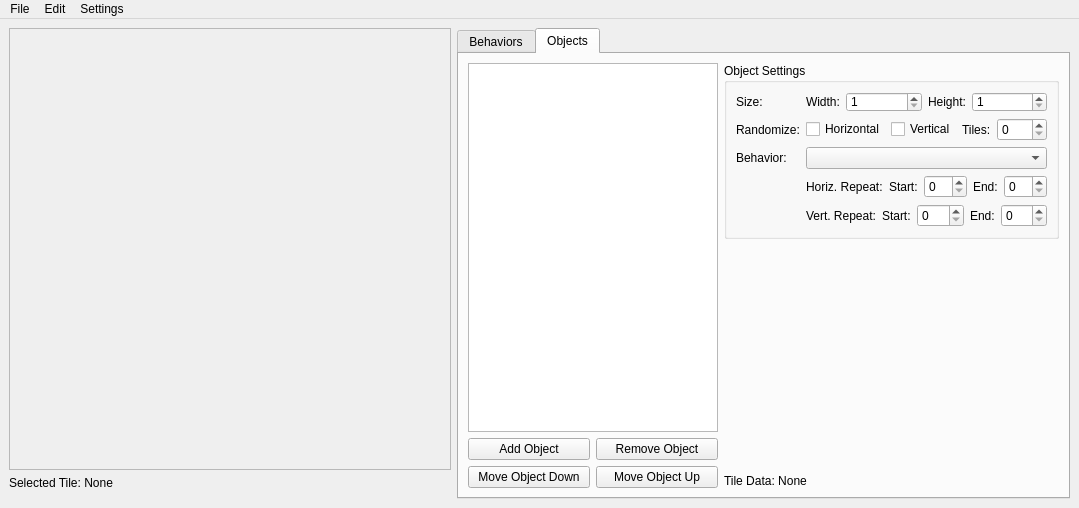
<?xml version="1.0" encoding="UTF-8"?>
<ui version="4.0">
 <class>TilesetEditorWindow</class>
 <widget class="QMainWindow" name="TilesetEditorWindow">
  <property name="geometry">
   <rect>
    <x>0</x>
    <y>0</y>
    <width>1058</width>
    <height>508</height>
   </rect>
  </property>
  <property name="windowTitle">
   <string>MainWindow</string>
  </property>
  <widget class="QWidget" name="centralwidget">
   <layout class="QHBoxLayout" name="horizontalLayout_8">
    <item>
     <layout class="QVBoxLayout" name="sideBar">
      <property name="sizeConstraint">
       <enum>QLayout::SetFixedSize</enum>
      </property>
      <property name="leftMargin">
       <number>0</number>
      </property>
      <property name="topMargin">
       <number>0</number>
      </property>
      <property name="rightMargin">
       <number>0</number>
      </property>
      <property name="bottomMargin">
       <number>0</number>
      </property>
      <item>
       <widget class="QScrollArea" name="tilesetPicker">
        <property name="sizePolicy">
         <sizepolicy hsizetype="Fixed" vsizetype="Fixed">
          <horstretch>0</horstretch>
          <verstretch>0</verstretch>
         </sizepolicy>
        </property>
        <property name="minimumSize">
         <size>
          <width>442</width>
          <height>442</height>
         </size>
        </property>
        <property name="maximumSize">
         <size>
          <width>442</width>
          <height>442</height>
         </size>
        </property>
        <property name="widgetResizable">
         <bool>true</bool>
        </property>
        <widget class="QWidget" name="scrollAreaWidgetContents">
         <property name="geometry">
          <rect>
           <x>0</x>
           <y>0</y>
           <width>440</width>
           <height>440</height>
          </rect>
         </property>
        </widget>
       </widget>
      </item>
      <item>
       <widget class="QLabel" name="selectedTileLabel">
        <property name="sizePolicy">
         <sizepolicy hsizetype="Fixed" vsizetype="Preferred">
          <horstretch>0</horstretch>
          <verstretch>0</verstretch>
         </sizepolicy>
        </property>
        <property name="text">
         <string>Selected Tile: None</string>
        </property>
       </widget>
      </item>
      <item>
       <spacer name="verticalSpacer">
        <property name="orientation">
         <enum>Qt::Vertical</enum>
        </property>
        <property name="sizeHint" stdset="0">
         <size>
          <width>20</width>
          <height>40</height>
         </size>
        </property>
       </spacer>
      </item>
     </layout>
    </item>
    <item>
     <widget class="QTabWidget" name="tabWidget">
      <property name="currentIndex">
       <number>1</number>
      </property>
      <widget class="QWidget" name="behaviorsTab">
       <attribute name="title">
        <string>Behaviors</string>
       </attribute>
       <layout class="QVBoxLayout" name="verticalLayout_3">
        <item>
         <layout class="QHBoxLayout" name="horizontalLayout_2">
          <item>
           <widget class="QLabel" name="label">
            <property name="text">
             <string>Hex Data:</string>
            </property>
           </widget>
          </item>
          <item>
           <widget class="QLineEdit" name="hexLineEdit">
            <property name="text">
             <string/>
            </property>
            <property name="placeholderText">
             <string/>
            </property>
           </widget>
          </item>
         </layout>
        </item>
        <item>
         <layout class="QHBoxLayout" name="horizontalLayout_7">
          <item>
           <layout class="QVBoxLayout" name="verticalLayout">
            <item>
             <widget class="QListView" name="sBehaviorListView">
              <property name="minimumSize">
               <size>
                <width>250</width>
                <height>0</height>
               </size>
              </property>
              <property name="editTriggers">
               <set>QAbstractItemView::NoEditTriggers</set>
              </property>
             </widget>
            </item>
            <item>
             <layout class="QHBoxLayout" name="horizontalLayout_4">
              <item>
               <widget class="QLabel" name="label_3">
                <property name="minimumSize">
                 <size>
                  <width>65</width>
                  <height>0</height>
                 </size>
                </property>
                <property name="maximumSize">
                 <size>
                  <width>65</width>
                  <height>16777215</height>
                 </size>
                </property>
                <property name="text">
                 <string>Hitbox:</string>
                </property>
               </widget>
              </item>
              <item>
               <widget class="QComboBox" name="hitBoxComboBox"/>
              </item>
             </layout>
            </item>
            <item>
             <layout class="QHBoxLayout" name="horizontalLayout_5">
              <item>
               <widget class="QLabel" name="label_4">
                <property name="minimumSize">
                 <size>
                  <width>65</width>
                  <height>0</height>
                 </size>
                </property>
                <property name="maximumSize">
                 <size>
                  <width>65</width>
                  <height>16777215</height>
                 </size>
                </property>
                <property name="text">
                 <string>3D Behavior:</string>
                </property>
               </widget>
              </item>
              <item>
               <widget class="QComboBox" name="depthComboBox"/>
              </item>
             </layout>
            </item>
           </layout>
          </item>
          <item>
           <layout class="QVBoxLayout" name="verticalLayout_2">
            <item>
             <widget class="QListView" name="parameterListView">
              <property name="minimumSize">
               <size>
                <width>250</width>
                <height>0</height>
               </size>
              </property>
              <property name="editTriggers">
               <set>QAbstractItemView::NoEditTriggers</set>
              </property>
             </widget>
            </item>
            <item>
             <layout class="QHBoxLayout" name="horizontalLayout_3">
              <item>
               <widget class="QLabel" name="label_2">
                <property name="minimumSize">
                 <size>
                  <width>65</width>
                  <height>0</height>
                 </size>
                </property>
                <property name="maximumSize">
                 <size>
                  <width>65</width>
                  <height>16777215</height>
                 </size>
                </property>
                <property name="text">
                 <string>Terrain Type:</string>
                </property>
               </widget>
              </item>
              <item>
               <widget class="QComboBox" name="terrainTypeComboBox"/>
              </item>
             </layout>
            </item>
            <item>
             <layout class="QHBoxLayout" name="horizontalLayout_6">
              <item>
               <widget class="QLabel" name="label_5">
                <property name="minimumSize">
                 <size>
                  <width>65</width>
                  <height>0</height>
                 </size>
                </property>
                <property name="maximumSize">
                 <size>
                  <width>65</width>
                  <height>16777215</height>
                 </size>
                </property>
                <property name="text">
                 <string>Pipe Color:</string>
                </property>
               </widget>
              </item>
              <item>
               <widget class="QComboBox" name="pipeColorComboBox">
                <property name="enabled">
                 <bool>true</bool>
                </property>
               </widget>
              </item>
             </layout>
            </item>
           </layout>
          </item>
         </layout>
        </item>
       </layout>
      </widget>
      <widget class="QWidget" name="objectsTab">
       <attribute name="title">
        <string>Objects</string>
       </attribute>
       <layout class="QHBoxLayout" name="horizontalLayout_11">
        <item>
         <layout class="QVBoxLayout" name="oLeftVerticalLayout">
          <property name="sizeConstraint">
           <enum>QLayout::SetFixedSize</enum>
          </property>
          <item>
           <widget class="QListView" name="objectsListView">
            <property name="sizePolicy">
             <sizepolicy hsizetype="Expanding" vsizetype="Expanding">
              <horstretch>0</horstretch>
              <verstretch>0</verstretch>
             </sizepolicy>
            </property>
            <property name="minimumSize">
             <size>
              <width>250</width>
              <height>0</height>
             </size>
            </property>
            <property name="maximumSize">
             <size>
              <width>250</width>
              <height>16777215</height>
             </size>
            </property>
            <property name="editTriggers">
             <set>QAbstractItemView::NoEditTriggers</set>
            </property>
           </widget>
          </item>
          <item>
           <layout class="QHBoxLayout" name="horizontalLayout_9">
            <property name="sizeConstraint">
             <enum>QLayout::SetFixedSize</enum>
            </property>
            <item>
             <widget class="QPushButton" name="addObjectPushButton">
              <property name="sizePolicy">
               <sizepolicy hsizetype="Preferred" vsizetype="Fixed">
                <horstretch>0</horstretch>
                <verstretch>0</verstretch>
               </sizepolicy>
              </property>
              <property name="text">
               <string>Add Object</string>
              </property>
             </widget>
            </item>
            <item>
             <widget class="QPushButton" name="removeObjectButton">
              <property name="sizePolicy">
               <sizepolicy hsizetype="Preferred" vsizetype="Fixed">
                <horstretch>0</horstretch>
                <verstretch>0</verstretch>
               </sizepolicy>
              </property>
              <property name="text">
               <string>Remove Object</string>
              </property>
             </widget>
            </item>
           </layout>
          </item>
          <item>
           <layout class="QHBoxLayout" name="horizontalLayout">
            <property name="sizeConstraint">
             <enum>QLayout::SetFixedSize</enum>
            </property>
            <item>
             <widget class="QPushButton" name="moveObjectDownButton">
              <property name="sizePolicy">
               <sizepolicy hsizetype="Preferred" vsizetype="Fixed">
                <horstretch>0</horstretch>
                <verstretch>0</verstretch>
               </sizepolicy>
              </property>
              <property name="text">
               <string>Move Object Down</string>
              </property>
             </widget>
            </item>
            <item>
             <widget class="QPushButton" name="moveObjectUpButton">
              <property name="sizePolicy">
               <sizepolicy hsizetype="Preferred" vsizetype="Fixed">
                <horstretch>0</horstretch>
                <verstretch>0</verstretch>
               </sizepolicy>
              </property>
              <property name="text">
               <string>Move Object Up</string>
              </property>
             </widget>
            </item>
           </layout>
          </item>
         </layout>
        </item>
        <item>
         <layout class="QVBoxLayout" name="objectEditor">
          <item>
           <widget class="QGroupBox" name="objectGroupBox">
            <property name="sizePolicy">
             <sizepolicy hsizetype="Fixed" vsizetype="Fixed">
              <horstretch>0</horstretch>
              <verstretch>0</verstretch>
             </sizepolicy>
            </property>
            <property name="minimumSize">
             <size>
              <width>0</width>
              <height>0</height>
             </size>
            </property>
            <property name="title">
             <string>Object Settings</string>
            </property>
            <layout class="QGridLayout" name="gridLayout">
             <item row="3" column="1">
              <layout class="QHBoxLayout" name="horizontalLayout_13">
               <item>
                <widget class="QLabel" name="label_o1">
                 <property name="sizePolicy">
                  <sizepolicy hsizetype="Fixed" vsizetype="Preferred">
                   <horstretch>0</horstretch>
                   <verstretch>0</verstretch>
                  </sizepolicy>
                 </property>
                 <property name="text">
                  <string>Horiz. Repeat:</string>
                 </property>
                </widget>
               </item>
               <item>
                <widget class="QLabel" name="label_o2">
                 <property name="sizePolicy">
                  <sizepolicy hsizetype="Fixed" vsizetype="Preferred">
                   <horstretch>0</horstretch>
                   <verstretch>0</verstretch>
                  </sizepolicy>
                 </property>
                 <property name="text">
                  <string>Start:</string>
                 </property>
                </widget>
               </item>
               <item>
                <widget class="QSpinBox" name="hStartSpinBox">
                 <property name="sizePolicy">
                  <sizepolicy hsizetype="Preferred" vsizetype="Fixed">
                   <horstretch>0</horstretch>
                   <verstretch>0</verstretch>
                  </sizepolicy>
                 </property>
                </widget>
               </item>
               <item>
                <widget class="QLabel" name="label_o3">
                 <property name="sizePolicy">
                  <sizepolicy hsizetype="Fixed" vsizetype="Preferred">
                   <horstretch>0</horstretch>
                   <verstretch>0</verstretch>
                  </sizepolicy>
                 </property>
                 <property name="text">
                  <string>End:</string>
                 </property>
                </widget>
               </item>
               <item>
                <widget class="QSpinBox" name="hEndSpinBox"/>
               </item>
              </layout>
             </item>
             <item row="4" column="1">
              <layout class="QHBoxLayout" name="horizontalLayout_14">
               <item>
                <widget class="QLabel" name="label_o4">
                 <property name="minimumSize">
                  <size>
                   <width>70</width>
                   <height>0</height>
                  </size>
                 </property>
                 <property name="text">
                  <string>Vert. Repeat:</string>
                 </property>
                </widget>
               </item>
               <item>
                <widget class="QLabel" name="label_o5">
                 <property name="sizePolicy">
                  <sizepolicy hsizetype="Fixed" vsizetype="Preferred">
                   <horstretch>0</horstretch>
                   <verstretch>0</verstretch>
                  </sizepolicy>
                 </property>
                 <property name="text">
                  <string>Start:</string>
                 </property>
                </widget>
               </item>
               <item>
                <widget class="QSpinBox" name="vStartSpinBox"/>
               </item>
               <item>
                <widget class="QLabel" name="label_o6">
                 <property name="sizePolicy">
                  <sizepolicy hsizetype="Fixed" vsizetype="Preferred">
                   <horstretch>0</horstretch>
                   <verstretch>0</verstretch>
                  </sizepolicy>
                 </property>
                 <property name="text">
                  <string>End:</string>
                 </property>
                </widget>
               </item>
               <item>
                <widget class="QSpinBox" name="vEndSpinBox"/>
               </item>
              </layout>
             </item>
             <item row="0" column="1">
              <layout class="QHBoxLayout" name="horizontalLayout_12">
               <item>
                <widget class="QLabel" name="label_6">
                 <property name="sizePolicy">
                  <sizepolicy hsizetype="Fixed" vsizetype="Fixed">
                   <horstretch>0</horstretch>
                   <verstretch>0</verstretch>
                  </sizepolicy>
                 </property>
                 <property name="text">
                  <string>Width:</string>
                 </property>
                </widget>
               </item>
               <item>
                <widget class="QSpinBox" name="oWidthSpinBox">
                 <property name="sizePolicy">
                  <sizepolicy hsizetype="Preferred" vsizetype="Preferred">
                   <horstretch>0</horstretch>
                   <verstretch>0</verstretch>
                  </sizepolicy>
                 </property>
                 <property name="minimumSize">
                  <size>
                   <width>50</width>
                   <height>20</height>
                  </size>
                 </property>
                 <property name="maximumSize">
                  <size>
                   <width>16777215</width>
                   <height>20</height>
                  </size>
                 </property>
                 <property name="minimum">
                  <number>1</number>
                 </property>
                 <property name="maximum">
                  <number>35</number>
                 </property>
                </widget>
               </item>
               <item>
                <widget class="QLabel" name="label_7">
                 <property name="sizePolicy">
                  <sizepolicy hsizetype="Fixed" vsizetype="Fixed">
                   <horstretch>0</horstretch>
                   <verstretch>0</verstretch>
                  </sizepolicy>
                 </property>
                 <property name="text">
                  <string>Height:</string>
                 </property>
                </widget>
               </item>
               <item>
                <widget class="QSpinBox" name="oHeightSpinBox">
                 <property name="sizePolicy">
                  <sizepolicy hsizetype="Preferred" vsizetype="Fixed">
                   <horstretch>0</horstretch>
                   <verstretch>0</verstretch>
                  </sizepolicy>
                 </property>
                 <property name="minimumSize">
                  <size>
                   <width>50</width>
                   <height>20</height>
                  </size>
                 </property>
                 <property name="maximumSize">
                  <size>
                   <width>16777215</width>
                   <height>20</height>
                  </size>
                 </property>
                 <property name="minimum">
                  <number>1</number>
                 </property>
                 <property name="maximum">
                  <number>35</number>
                 </property>
                </widget>
               </item>
              </layout>
             </item>
             <item row="2" column="0">
              <widget class="QLabel" name="label_8">
               <property name="sizePolicy">
                <sizepolicy hsizetype="Fixed" vsizetype="Preferred">
                 <horstretch>0</horstretch>
                 <verstretch>0</verstretch>
                </sizepolicy>
               </property>
               <property name="minimumSize">
                <size>
                 <width>0</width>
                 <height>0</height>
                </size>
               </property>
               <property name="text">
                <string>Behavior:</string>
               </property>
              </widget>
             </item>
             <item row="1" column="1">
              <layout class="QHBoxLayout" name="horizontalLayout_10">
               <item>
                <widget class="QCheckBox" name="randHorizontalCheckBox">
                 <property name="sizePolicy">
                  <sizepolicy hsizetype="Fixed" vsizetype="Fixed">
                   <horstretch>0</horstretch>
                   <verstretch>0</verstretch>
                  </sizepolicy>
                 </property>
                 <property name="text">
                  <string>Horizontal</string>
                 </property>
                </widget>
               </item>
               <item>
                <widget class="QCheckBox" name="randVerticalCheckBox">
                 <property name="sizePolicy">
                  <sizepolicy hsizetype="Fixed" vsizetype="Fixed">
                   <horstretch>0</horstretch>
                   <verstretch>0</verstretch>
                  </sizepolicy>
                 </property>
                 <property name="text">
                  <string>Vertical</string>
                 </property>
                </widget>
               </item>
               <item>
                <widget class="QLabel" name="label_9">
                 <property name="sizePolicy">
                  <sizepolicy hsizetype="Fixed" vsizetype="Preferred">
                   <horstretch>0</horstretch>
                   <verstretch>0</verstretch>
                  </sizepolicy>
                 </property>
                 <property name="text">
                  <string>Tiles:</string>
                 </property>
                </widget>
               </item>
               <item>
                <widget class="QSpinBox" name="randTilesSpinBox">
                 <property name="sizePolicy">
                  <sizepolicy hsizetype="Preferred" vsizetype="Fixed">
                   <horstretch>0</horstretch>
                   <verstretch>0</verstretch>
                  </sizepolicy>
                 </property>
                 <property name="minimumSize">
                  <size>
                   <width>50</width>
                   <height>0</height>
                  </size>
                 </property>
                 <property name="maximum">
                  <number>15</number>
                 </property>
                 <property name="value">
                  <number>0</number>
                 </property>
                </widget>
               </item>
              </layout>
             </item>
             <item row="1" column="0">
              <widget class="QLabel" name="label_10">
               <property name="text">
                <string>Randomize:</string>
               </property>
              </widget>
             </item>
             <item row="0" column="0">
              <widget class="QLabel" name="label_11">
               <property name="minimumSize">
                <size>
                 <width>0</width>
                 <height>0</height>
                </size>
               </property>
               <property name="text">
                <string>Size:</string>
               </property>
              </widget>
             </item>
             <item row="2" column="1">
              <widget class="QComboBox" name="oBehaviorComboBox"/>
             </item>
            </layout>
           </widget>
          </item>
          <item>
           <spacer name="objectEditorSpacer">
            <property name="orientation">
             <enum>Qt::Vertical</enum>
            </property>
            <property name="sizeHint" stdset="0">
             <size>
              <width>20</width>
              <height>40</height>
             </size>
            </property>
           </spacer>
          </item>
          <item>
           <widget class="QLabel" name="selTileDataLabel">
            <property name="sizePolicy">
             <sizepolicy hsizetype="Expanding" vsizetype="Fixed">
              <horstretch>0</horstretch>
              <verstretch>0</verstretch>
             </sizepolicy>
            </property>
            <property name="text">
             <string>Tile Data: None</string>
            </property>
           </widget>
          </item>
         </layout>
        </item>
       </layout>
      </widget>
     </widget>
    </item>
   </layout>
  </widget>
  <widget class="QMenuBar" name="menubar">
   <property name="geometry">
    <rect>
     <x>0</x>
     <y>0</y>
     <width>1058</width>
     <height>21</height>
    </rect>
   </property>
   <widget class="QMenu" name="menuFile">
    <property name="title">
     <string>File</string>
    </property>
    <addaction name="actionSave"/>
   </widget>
   <widget class="QMenu" name="menuSettings">
    <property name="title">
     <string>Settings</string>
    </property>
    <addaction name="actionSetBackgroundColor"/>
    <addaction name="actionShowObjectMarkers"/>
   </widget>
   <widget class="QMenu" name="menuEdit">
    <property name="title">
     <string>Edit</string>
    </property>
    <addaction name="actionImportImage"/>
    <addaction name="actionExportImage"/>
    <addaction name="separator"/>
    <addaction name="actionDeleteAllBehaviors"/>
    <addaction name="actionDeleteAllObjects"/>
    <addaction name="actionDeleteAll3DOverlays"/>
    <addaction name="actionSetTilesetSlot"/>
   </widget>
   <addaction name="menuFile"/>
   <addaction name="menuEdit"/>
   <addaction name="menuSettings"/>
  </widget>
  <action name="actionExportImage">
   <property name="text">
    <string>Export Image...</string>
   </property>
   <property name="shortcut">
    <string>Ctrl+E</string>
   </property>
  </action>
  <action name="actionSetBackgroundColor">
   <property name="text">
    <string>Set Background Color</string>
   </property>
  </action>
  <action name="actionSave">
   <property name="text">
    <string>Save</string>
   </property>
   <property name="shortcut">
    <string>Ctrl+S</string>
   </property>
  </action>
  <action name="actionDeleteAllObjects">
   <property name="text">
    <string>Delete all Objects</string>
   </property>
  </action>
  <action name="actionSetTilesetSlot">
   <property name="text">
    <string>Set Tileset Slot</string>
   </property>
  </action>
  <action name="actionDeleteAll3DOverlays">
   <property name="text">
    <string>Delete all 3D Overlays</string>
   </property>
  </action>
  <action name="actionImportImage">
   <property name="text">
    <string>Import Image...</string>
   </property>
   <property name="shortcut">
    <string>Ctrl+I</string>
   </property>
  </action>
  <action name="actionShowObjectMarkers">
   <property name="checkable">
    <bool>true</bool>
   </property>
   <property name="text">
    <string>Show Object Markers</string>
   </property>
   <property name="toolTip">
    <string>Show Object Markers</string>
   </property>
  </action>
  <action name="actionDeleteAllBehaviors">
   <property name="text">
    <string>Delete all Behaviors</string>
   </property>
  </action>
 </widget>
 <resources/>
 <connections/>
</ui>
